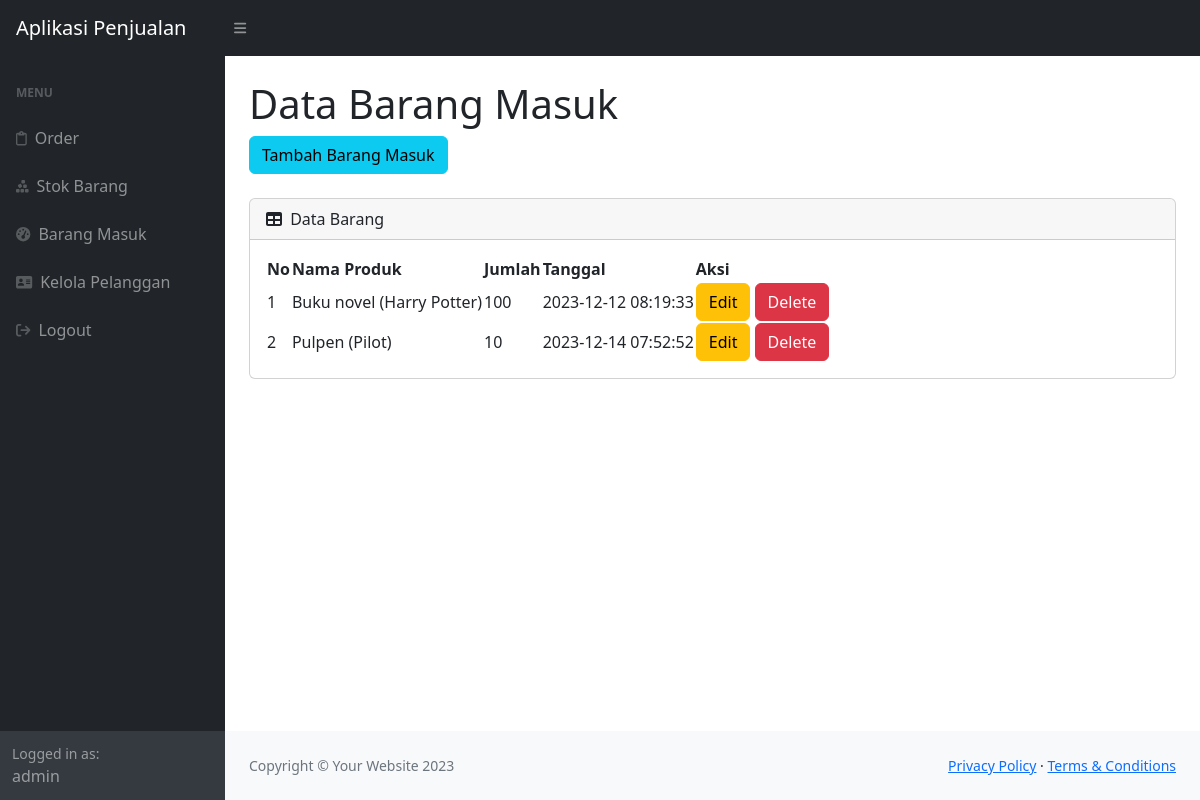
Page /masuk.php (signed in) on the committed database.
### tables this page shows
CREATE TABLE `user` (
  `iduser` int(11) NOT NULL,
  `username` varchar(35) NOT NULL,
  `password` varchar(20) NOT NULL
);

CREATE TABLE `masuk` (
  `idmasuk` varchar(30) NOT NULL,
  `idproduk` varchar(30) NOT NULL,
  `qty` int(11) NOT NULL,
  `tanggalmasuk` timestamp NOT NULL DEFAULT current_timestamp()
);

CREATE TABLE `produk` (
  `idproduk` varchar(30) NOT NULL,
  `namaproduk` varchar(30) NOT NULL,
  `deskripsi` varchar(30) NOT NULL,
  `harga` int(11) NOT NULL,
  `stok` int(11) NOT NULL
);

### masuk.php (the view, shortened to what this page needs)
<?php
require 'ceklogin.php';
$ambiluser = mysqli_query($koneksi,"select * from user");
$nu = mysqli_fetch_array($ambiluser);
$username = $nu['username'];
?>
<!DOCTYPE html>
<html lang="en">
    <head>
        <link href="https://cdn.jsdelivr.net/npm/simple-datatables@7.1.2/dist/style.min.css" rel="stylesheet" />
        <link href="css/styles.css" rel="stylesheet" />
    </head>
    <body class="sb-nav-fixed">
        <nav class="sb-topnav navbar navbar-expand navbar-dark bg-dark">
            <a class="navbar-brand ps-3" href="index.html">Aplikasi Penjualan</a>
            <button class="btn btn-link btn-sm order-1 order-lg-0 me-4 me-lg-0" id="sidebarToggle" href="#!"><i class="fas fa-bars"></i></button>
        </nav>
        <div id="layoutSidenav">
            <div id="layoutSidenav_nav">
                <nav class="sb-sidenav accordion sb-sidenav-dark" id="sidenavAccordion">
                    <div class="sb-sidenav-menu">
                        <div class="nav">
                            <div class="sb-sidenav-menu-heading">Menu</div>
                            <a class="nav-link" href="index.php">
                                <div class="sb-nav-link-icon"><i class="fa-regular fa-clipboard"></i></div>
                                Order
                            </a>
                            <a class="nav-link" href="stok.php">
                                <div class="sb-nav-link-icon"><i class="fa-solid fa-cubes-stacked"></i></div>
                                Stok Barang
                            </a>
                            <a class="nav-link" href="masuk.php">
                                <div class="sb-nav-link-icon"><i class="fas fa-tachometer-alt"></i></div>
                                Barang Masuk
                            </a>
                            <a class="nav-link" href="pelanggan.php">
                                <div class="sb-nav-link-icon"><i class="fa-solid fa-address-card"></i></div>
                                Kelola Pelanggan
                            </a>
                            <a class="nav-link" href="logout.php">
                                <div class="sb-nav-link-icon"><i class="fa-solid fa-arrow-right-from-bracket"></i></div>
                                Logout
                            </a>
                        </div>
                    </div>
                    <div class="sb-sidenav-footer">
                        <div class="small">Logged in as:</div>
                        <?php echo $username;?>
                    </div>
                </nav>
            </div>
            <div id="layoutSidenav_content">
                <main>
                    <div class="container-fluid px-4">
                        <h1 class="mt-4">Data Barang Masuk</h1>
                            <button type="button" class="btn btn-info mb-4" data-bs-toggle="modal" data-bs-target="#myModal">
                            Tambah Barang Masuk
                            </button>
                        <div class="card mb-4">
                            <div class="card-header">
                                <i class="fas fa-table me-1"></i>
                                Data Barang
                            </div>
                            <div class="card-body">
                                <table id="datatablesSimple">
                                    <thead>
                                        <tr>
                                            <th>No</th>
                                            <th>Nama Produk</th>
                                            <th>Jumlah</th>
                                            <th>Tanggal</th>
                                            <th>Aksi</th>
                                        </tr>
                                    </thead>
                                    <tbody>
                                    <?php
                                    $data = mysqli_query($koneksi,"select * from masuk m, produk p where m.idproduk=p.idproduk");
                                    $i = 1;
                                    while($p=mysqli_fetch_array($data)){
                                        $namaproduk = $p['namaproduk'];
                                        $deskripsi = $p['deskripsi'];
                                        $qty = $p['qty'];
                                        $tanggal = $p['tanggalmasuk'];
                                        $idmasuk = $p['idmasuk'];
                                    ?>
                                        <tr>
                                            <td><?php echo $i++;?></td>
                                            <td><?php echo $namaproduk; ?> (<?php echo $deskripsi; ?>)</td>
                                            <td><?php echo $qty; ?></td>
                                            <td><?php echo $tanggal; ?></td>
                                            <td><button type="button" class="btn btn-warning" data-bs-toggle="modal" data-bs-target="#edit<?php echo $idmasuk; ?>">
                                            Edit
                                            </button>
                                            <button type="button" class="btn btn-danger" data-bs-toggle="modal" data-bs-target="#delete<?php echo $idmasuk; ?>">
                                            Delete
                                            </button></td>
                                        </tr>
                                        <?php
                                        };
                                        ?>
                                    </tbody>
                                </table>
                            </div>
                        </div>
                    </div>
                </main>
                <footer class="py-4 bg-light mt-auto">
                    <div class="container-fluid px-4">
                        <div class="d-flex align-items-center justify-content-between small">
                            <div class="text-muted">Copyright &copy; Your Website 2023</div>
                            <div>
                                <a href="#">Privacy Policy</a>
                                &middot;
                                <a href="#">Terms &amp; Conditions</a>
                            </div>
                        </div>
                    </div>
                </footer>
            </div>
        </div>
    </body>
</html>

### rows in the picture
user: username "admin"
masuk: idproduk.namaproduk "Buku novel", idproduk.deskripsi "Harry Potter", qty "100", tanggalmasuk "2023-12-12 08:19:33"
masuk: idproduk.namaproduk "Pulpen", idproduk.deskripsi "Pilot", qty "10", tanggalmasuk "2023-12-14 07:52:52"
